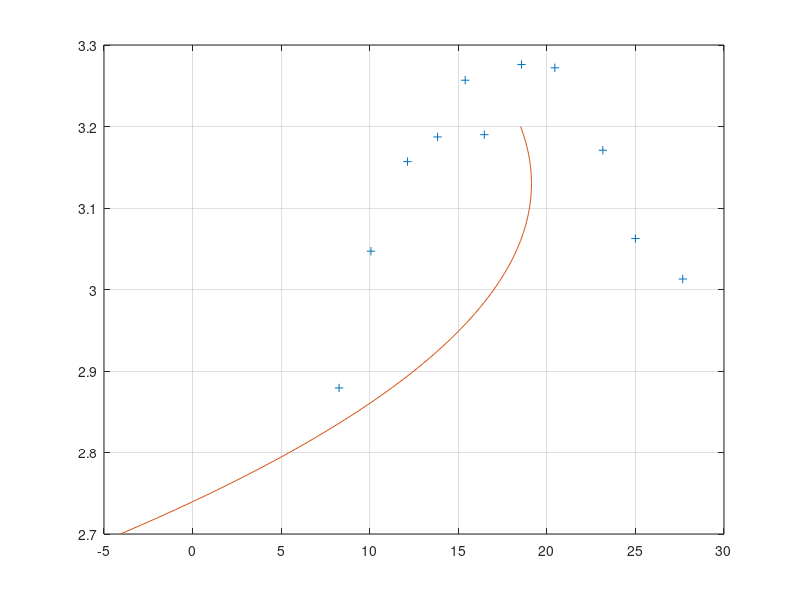

Reproduce this figure in MATLAB.

x =[8.27
10.07
12.13
13.83
15.39
16.47
18.57
20.45
23.16
25
27.67
];
y = [2.8792
3.047
3.1569
3.1872
3.2568
3.1900
3.2760
3.272
3.1709
3.0625
3.0129
];





plot(x,y,'+')
grid on
hold on;
ywant = 2.7:.01:3.2;
P = polyfit(y,x,2);
xwant = polyval(P,ywant);
plot(xwant,ywant)
